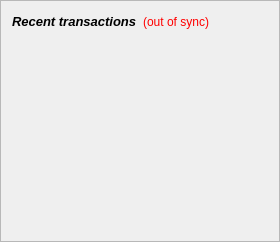
      <widget class="QFrame" name="frame_2">
       <property name="frameShape">
        <enum>QFrame::StyledPanel</enum>
       </property>
       <property name="frameShadow">
        <enum>QFrame::Raised</enum>
       </property>
       <layout class="QVBoxLayout" name="verticalLayout">
        <item>
         <layout class="QHBoxLayout" name="horizontalLayout_2">
          <item>
           <widget class="QLabel" name="label_4">
            <property name="palette">
             <palette>
              <active>
               <colorrole role="WindowText">
                <brush brushstyle="SolidPattern">
                 <color alpha="255">
                  <red>0</red>
                  <green>0</green>
                  <blue>0</blue>
                 </color>
                </brush>
               </colorrole>
               <colorrole role="Button">
                <brush brushstyle="SolidPattern">
                 <color alpha="255">
                  <red>0</red>
                  <green>0</green>
                  <blue>0</blue>
                 </color>
                </brush>
               </colorrole>
               <colorrole role="Light">
                <brush brushstyle="SolidPattern">
                 <color alpha="255">
                  <red>0</red>
                  <green>0</green>
                  <blue>0</blue>
                 </color>
                </brush>
               </colorrole>
               <colorrole role="Midlight">
                <brush brushstyle="SolidPattern">
                 <color alpha="255">
                  <red>0</red>
                  <green>0</green>
                  <blue>0</blue>
                 </color>
                </brush>
               </colorrole>
               <colorrole role="Dark">
                <brush brushstyle="SolidPattern">
                 <color alpha="255">
                  <red>0</red>
                  <green>0</green>
                  <blue>0</blue>
                 </color>
                </brush>
               </colorrole>
               <colorrole role="Mid">
                <brush brushstyle="SolidPattern">
                 <color alpha="255">
                  <red>0</red>
                  <green>0</green>
                  <blue>0</blue>
                 </color>
                </brush>
               </colorrole>
               <colorrole role="Text">
                <brush brushstyle="SolidPattern">
                 <color alpha="255">
                  <red>255</red>
                  <green>255</green>
                  <blue>255</blue>
                 </color>
                </brush>
               </colorrole>
               <colorrole role="BrightText">
                <brush brushstyle="SolidPattern">
                 <color alpha="255">
                  <red>255</red>
                  <green>255</green>
                  <blue>255</blue>
                 </color>
                </brush>
               </colorrole>
               <colorrole role="ButtonText">
                <brush brushstyle="SolidPattern">
                 <color alpha="255">
                  <red>255</red>
                  <green>255</green>
                  <blue>255</blue>
                 </color>
                </brush>
               </colorrole>
               <colorrole role="Base">
                <brush brushstyle="SolidPattern">
                 <color alpha="255">
                  <red>0</red>
                  <green>0</green>
                  <blue>0</blue>
                 </color>
                </brush>
               </colorrole>
               <colorrole role="Window">
                <brush brushstyle="SolidPattern">
                 <color alpha="255">
                  <red>0</red>
                  <green>0</green>
                  <blue>0</blue>
                 </color>
                </brush>
               </colorrole>
               <colorrole role="Shadow">
                <brush brushstyle="SolidPattern">
                 <color alpha="255">
                  <red>0</red>
                  <green>0</green>
                  <blue>0</blue>
                 </color>
                </brush>
               </colorrole>
               <colorrole role="AlternateBase">
                <brush brushstyle="SolidPattern">
                 <color alpha="255">
                  <red>0</red>
                  <green>0</green>
                  <blue>0</blue>
                 </color>
                </brush>
               </colorrole>
               <colorrole role="ToolTipBase">
                <brush brushstyle="SolidPattern">
                 <color alpha="255">
                  <red>255</red>
                  <green>255</green>
                  <blue>220</blue>
                 </color>
                </brush>
               </colorrole>
               <colorrole role="ToolTipText">
                <brush brushstyle="SolidPattern">
                 <color alpha="255">
                  <red>0</red>
                  <green>0</green>
                  <blue>0</blue>
                 </color>
                </brush>
               </colorrole>
              </active>
              <inactive>
               <colorrole role="WindowText">
                <brush brushstyle="SolidPattern">
                 <color alpha="255">
                  <red>0</red>
                  <green>0</green>
                  <blue>0</blue>
                 </color>
                </brush>
               </colorrole>
               <colorrole role="Button">
                <brush brushstyle="SolidPattern">
                 <color alpha="255">
                  <red>0</red>
                  <green>0</green>
                  <blue>0</blue>
                 </color>
                </brush>
               </colorrole>
               <colorrole role="Light">
                <brush brushstyle="SolidPattern">
                 <color alpha="255">
                  <red>0</red>
                  <green>0</green>
                  <blue>0</blue>
                 </color>
                </brush>
               </colorrole>
               <colorrole role="Midlight">
                <brush brushstyle="SolidPattern">
                 <color alpha="255">
                  <red>0</red>
                  <green>0</green>
                  <blue>0</blue>
                 </color>
                </brush>
               </colorrole>
               <colorrole role="Dark">
                <brush brushstyle="SolidPattern">
                 <color alpha="255">
                  <red>0</red>
                  <green>0</green>
                  <blue>0</blue>
                 </color>
                </brush>
               </colorrole>
               <colorrole role="Mid">
                <brush brushstyle="SolidPattern">
                 <color alpha="255">
                  <red>0</red>
                  <green>0</green>
                  <blue>0</blue>
                 </color>
                </brush>
               </colorrole>
               <colorrole role="Text">
                <brush brushstyle="SolidPattern">
                 <color alpha="255">
                  <red>255</red>
                  <green>255</green>
                  <blue>255</blue>
                 </color>
                </brush>
               </colorrole>
               <colorrole role="BrightText">
                <brush brushstyle="SolidPattern">
                 <color alpha="255">
                  <red>255</red>
                  <green>255</green>
                  <blue>255</blue>
                 </color>
                </brush>
               </colorrole>
               <colorrole role="ButtonText">
                <brush brushstyle="SolidPattern">
                 <color alpha="255">
                  <red>255</red>
                  <green>255</green>
                  <blue>255</blue>
                 </color>
                </brush>
               </colorrole>
               <colorrole role="Base">
                <brush brushstyle="SolidPattern">
                 <color alpha="255">
                  <red>0</red>
                  <green>0</green>
                  <blue>0</blue>
                 </color>
                </brush>
               </colorrole>
               <colorrole role="Window">
                <brush brushstyle="SolidPattern">
                 <color alpha="255">
                  <red>0</red>
                  <green>0</green>
                  <blue>0</blue>
                 </color>
                </brush>
               </colorrole>
               <colorrole role="Shadow">
                <brush brushstyle="SolidPattern">
                 <color alpha="255">
                  <red>0</red>
                  <green>0</green>
                  <blue>0</blue>
                 </color>
                </brush>
               </colorrole>
               <colorrole role="AlternateBase">
                <brush brushstyle="SolidPattern">
                 <color alpha="255">
                  <red>0</red>
                  <green>0</green>
                  <blue>0</blue>
                 </color>
                </brush>
               </colorrole>
               <colorrole role="ToolTipBase">
                <brush brushstyle="SolidPattern">
                 <color alpha="255">
                  <red>255</red>
                  <green>255</green>
                  <blue>220</blue>
                 </color>
                </brush>
               </colorrole>
               <colorrole role="ToolTipText">
                <brush brushstyle="SolidPattern">
                 <color alpha="255">
                  <red>0</red>
                  <green>0</green>
                  <blue>0</blue>
                 </color>
                </brush>
               </colorrole>
              </inactive>
              <disabled>
               <colorrole role="WindowText">
                <brush brushstyle="SolidPattern">
                 <color alpha="255">
                  <red>0</red>
                  <green>0</green>
                  <blue>0</blue>
                 </color>
                </brush>
               </colorrole>
               <colorrole role="Button">
                <brush brushstyle="SolidPattern">
                 <color alpha="255">
                  <red>0</red>
                  <green>0</green>
                  <blue>0</blue>
                 </color>
                </brush>
               </colorrole>
               <colorrole role="Light">
                <brush brushstyle="SolidPattern">
                 <color alpha="255">
                  <red>0</red>
                  <green>0</green>
                  <blue>0</blue>
                 </color>
                </brush>
               </colorrole>
               <colorrole role="Midlight">
                <brush brushstyle="SolidPattern">
                 <color alpha="255">
                  <red>0</red>
                  <green>0</green>
                  <blue>0</blue>
                 </color>
                </brush>
               </colorrole>
               <colorrole role="Dark">
                <brush brushstyle="SolidPattern">
                 <color alpha="255">
                  <red>0</red>
                  <green>0</green>
                  <blue>0</blue>
                 </color>
                </brush>
               </colorrole>
               <colorrole role="Mid">
                <brush brushstyle="SolidPattern">
                 <color alpha="255">
                  <red>0</red>
                  <green>0</green>
                  <blue>0</blue>
                 </color>
                </brush>
               </colorrole>
               <colorrole role="Text">
                <brush brushstyle="SolidPattern">
                 <color alpha="255">
                  <red>0</red>
                  <green>0</green>
                  <blue>0</blue>
                 </color>
                </brush>
               </colorrole>
               <colorrole role="BrightText">
                <brush brushstyle="SolidPattern">
                 <color alpha="255">
                  <red>255</red>
                  <green>255</green>
                  <blue>255</blue>
                 </color>
                </brush>
               </colorrole>
               <colorrole role="ButtonText">
                <brush brushstyle="SolidPattern">
                 <color alpha="255">
                  <red>0</red>
                  <green>0</green>
                  <blue>0</blue>
                 </color>
                </brush>
               </colorrole>
               <colorrole role="Base">
                <brush brushstyle="SolidPattern">
                 <color alpha="255">
                  <red>0</red>
                  <green>0</green>
                  <blue>0</blue>
                 </color>
                </brush>
               </colorrole>
               <colorrole role="Window">
                <brush brushstyle="SolidPattern">
                 <color alpha="255">
                  <red>0</red>
                  <green>0</green>
                  <blue>0</blue>
                 </color>
                </brush>
               </colorrole>
               <colorrole role="Shadow">
                <brush brushstyle="SolidPattern">
                 <color alpha="255">
                  <red>0</red>
                  <green>0</green>
                  <blue>0</blue>
                 </color>
                </brush>
               </colorrole>
               <colorrole role="AlternateBase">
                <brush brushstyle="SolidPattern">
                 <color alpha="255">
                  <red>0</red>
                  <green>0</green>
                  <blue>0</blue>
                 </color>
                </brush>
               </colorrole>
               <colorrole role="ToolTipBase">
                <brush brushstyle="SolidPattern">
                 <color alpha="255">
                  <red>255</red>
                  <green>255</green>
                  <blue>220</blue>
                 </color>
                </brush>
               </colorrole>
               <colorrole role="ToolTipText">
                <brush brushstyle="SolidPattern">
                 <color alpha="255">
                  <red>0</red>
                  <green>0</green>
                  <blue>0</blue>
                 </color>
                </brush>
               </colorrole>
              </disabled>
             </palette>
            </property>
            <property name="font">
             <font>
              <pointsize>10</pointsize>
              <italic>true</italic>
             </font>
            </property>
            <property name="text">
             <string>&lt;b&gt;Recent transactions&lt;/b&gt;</string>
            </property>
           </widget>
          </item>
          <item>
           <widget class="QLabel" name="labelTransactionsStatus">
            <property name="toolTip">
             <string>The displayed information may be out of date. Your wallet automatically synchronizes with the Peepcoin network after a connection is established, but this process has not completed yet.</string>
            </property>
            <property name="styleSheet">
             <string notr="true">QLabel { color: red; }</string>
            </property>
            <property name="text">
             <string notr="true">(out of sync)</string>
            </property>
            <property name="alignment">
             <set>Qt::AlignRight|Qt::AlignTrailing|Qt::AlignVCenter</set>
            </property>
           </widget>
          </item>
          <item>
           <spacer name="horizontalSpacer">
            <property name="orientation">
             <enum>Qt::Horizontal</enum>
            </property>
            <property name="sizeHint" stdset="0">
             <size>
              <width>40</width>
              <height>20</height>
             </size>
            </property>
           </spacer>
          </item>
         </layout>
        </item>
        <item>
         <widget class="QListView" name="listTransactions">
          <property name="palette">
           <palette>
            <active>
             <colorrole role="WindowText">
              <brush brushstyle="SolidPattern">
               <color alpha="255">
                <red>0</red>
                <green>0</green>
                <blue>0</blue>
               </color>
              </brush>
             </colorrole>
             <colorrole role="Button">
              <brush brushstyle="SolidPattern">
               <color alpha="0">
                <red>0</red>
                <green>0</green>
                <blue>0</blue>
               </color>
              </brush>
             </colorrole>
             <colorrole role="Light">
              <brush brushstyle="SolidPattern">
               <color alpha="255">
                <red>0</red>
                <green>0</green>
                <blue>0</blue>
               </color>
              </brush>
             </colorrole>
             <colorrole role="Midlight">
              <brush brushstyle="SolidPattern">
               <color alpha="255">
                <red>0</red>
                <green>0</green>
                <blue>0</blue>
               </color>
              </brush>
             </colorrole>
             <colorrole role="Dark">
              <brush brushstyle="SolidPattern">
               <color alpha="255">
                <red>0</red>
                <green>0</green>
                <blue>0</blue>
               </color>
              </brush>
             </colorrole>
             <colorrole role="Mid">
              <brush brushstyle="SolidPattern">
               <color alpha="255">
                <red>0</red>
                <green>0</green>
                <blue>0</blue>
               </color>
              </brush>
             </colorrole>
             <colorrole role="Text">
              <brush brushstyle="SolidPattern">
               <color alpha="255">
                <red>0</red>
                <green>0</green>
                <blue>0</blue>
               </color>
              </brush>
             </colorrole>
             <colorrole role="BrightText">
              <brush brushstyle="SolidPattern">
               <color alpha="255">
                <red>0</red>
                <green>0</green>
                <blue>0</blue>
               </color>
              </brush>
             </colorrole>
             <colorrole role="ButtonText">
              <brush brushstyle="SolidPattern">
               <color alpha="255">
                <red>0</red>
                <green>0</green>
                <blue>0</blue>
               </color>
              </brush>
             </colorrole>
             <colorrole role="Base">
              <brush brushstyle="NoBrush">
               <color alpha="255">
                <red>0</red>
                <green>0</green>
                <blue>0</blue>
               </color>
              </brush>
             </colorrole>
             <colorrole role="Window">
              <brush brushstyle="SolidPattern">
               <color alpha="0">
                <red>0</red>
                <green>0</green>
                <blue>0</blue>
               </color>
              </brush>
             </colorrole>
             <colorrole role="Shadow">
              <brush brushstyle="SolidPattern">
               <color alpha="255">
                <red>0</red>
                <green>0</green>
                <blue>0</blue>
               </color>
              </brush>
             </colorrole>
             <colorrole role="HighlightedText">
              <brush brushstyle="SolidPattern">
               <color alpha="255">
                <red>0</red>
                <green>0</green>
                <blue>0</blue>
               </color>
              </brush>
             </colorrole>
             <colorrole role="AlternateBase">
              <brush brushstyle="SolidPattern">
               <color alpha="255">
                <red>0</red>
                <green>0</green>
                <blue>0</blue>
               </color>
              </brush>
             </colorrole>
            </active>
            <inactive>
             <colorrole role="WindowText">
              <brush brushstyle="SolidPattern">
               <color alpha="255">
                <red>0</red>
                <green>0</green>
                <blue>0</blue>
               </color>
              </brush>
             </colorrole>
             <colorrole role="Button">
              <brush brushstyle="SolidPattern">
               <color alpha="0">
                <red>0</red>
                <green>0</green>
                <blue>0</blue>
               </color>
              </brush>
             </colorrole>
             <colorrole role="Light">
              <brush brushstyle="SolidPattern">
               <color alpha="255">
                <red>0</red>
                <green>0</green>
                <blue>0</blue>
               </color>
              </brush>
             </colorrole>
             <colorrole role="Midlight">
              <brush brushstyle="SolidPattern">
               <color alpha="255">
                <red>0</red>
                <green>0</green>
                <blue>0</blue>
               </color>
              </brush>
             </colorrole>
             <colorrole role="Dark">
              <brush brushstyle="SolidPattern">
               <color alpha="255">
                <red>0</red>
                <green>0</green>
                <blue>0</blue>
               </color>
              </brush>
             </colorrole>
             <colorrole role="Mid">
              <brush brushstyle="SolidPattern">
               <color alpha="255">
                <red>0</red>
                <green>0</green>
                <blue>0</blue>
               </color>
              </brush>
             </colorrole>
             <colorrole role="Text">
              <brush brushstyle="SolidPattern">
               <color alpha="255">
                <red>0</red>
                <green>0</green>
                <blue>0</blue>
               </color>
              </brush>
             </colorrole>
             <colorrole role="BrightText">
              <brush brushstyle="SolidPattern">
               <color alpha="255">
                <red>0</red>
                <green>0</green>
                <blue>0</blue>
               </color>
              </brush>
             </colorrole>
             <colorrole role="ButtonText">
              <brush brushstyle="SolidPattern">
               <color alpha="255">
                <red>0</red>
                <green>0</green>
                <blue>0</blue>
               </color>
              </brush>
             </colorrole>
             <colorrole role="Base">
              <brush brushstyle="NoBrush">
               <color alpha="255">
                <red>0</red>
                <green>0</green>
                <blue>0</blue>
               </color>
              </brush>
             </colorrole>
             <colorrole role="Window">
              <brush brushstyle="SolidPattern">
               <color alpha="0">
                <red>0</red>
                <green>0</green>
                <blue>0</blue>
               </color>
              </brush>
             </colorrole>
             <colorrole role="Shadow">
              <brush brushstyle="SolidPattern">
               <color alpha="255">
                <red>0</red>
                <green>0</green>
                <blue>0</blue>
               </color>
              </brush>
             </colorrole>
             <colorrole role="HighlightedText">
              <brush brushstyle="SolidPattern">
               <color alpha="255">
                <red>0</red>
                <green>0</green>
                <blue>0</blue>
               </color>
              </brush>
             </colorrole>
             <colorrole role="AlternateBase">
              <brush brushstyle="SolidPattern">
               <color alpha="255">
                <red>0</red>
                <green>0</green>
                <blue>0</blue>
               </color>
              </brush>
             </colorrole>
            </inactive>
            <disabled>
             <colorrole role="WindowText">
              <brush brushstyle="SolidPattern">
               <color alpha="255">
                <red>0</red>
                <green>0</green>
                <blue>0</blue>
               </color>
              </brush>
             </colorrole>
             <colorrole role="Button">
              <brush brushstyle="SolidPattern">
               <color alpha="0">
                <red>0</red>
                <green>0</green>
                <blue>0</blue>
               </color>
              </brush>
             </colorrole>
             <colorrole role="Light">
              <brush brushstyle="SolidPattern">
               <color alpha="255">
                <red>0</red>
                <green>0</green>
                <blue>0</blue>
               </color>
              </brush>
             </colorrole>
             <colorrole role="Midlight">
              <brush brushstyle="SolidPattern">
               <color alpha="255">
                <red>0</red>
                <green>0</green>
                <blue>0</blue>
               </color>
              </brush>
             </colorrole>
             <colorrole role="Dark">
              <brush brushstyle="SolidPattern">
               <color alpha="255">
                <red>0</red>
                <green>0</green>
                <blue>0</blue>
               </color>
              </brush>
             </colorrole>
             <colorrole role="Mid">
              <brush brushstyle="SolidPattern">
               <color alpha="255">
                <red>0</red>
                <green>0</green>
                <blue>0</blue>
               </color>
              </brush>
             </colorrole>
             <colorrole role="Text">
              <brush brushstyle="SolidPattern">
               <color alpha="255">
                <red>0</red>
                <green>0</green>
                <blue>0</blue>
               </color>
              </brush>
             </colorrole>
             <colorrole role="BrightText">
              <brush brushstyle="SolidPattern">
               <color alpha="255">
                <red>0</red>
                <green>0</green>
                <blue>0</blue>
               </color>
              </brush>
             </colorrole>
             <colorrole role="ButtonText">
              <brush brushstyle="SolidPattern">
               <color alpha="255">
                <red>0</red>
                <green>0</green>
                <blue>0</blue>
               </color>
              </brush>
             </colorrole>
             <colorrole role="Base">
              <brush brushstyle="NoBrush">
               <color alpha="255">
                <red>0</red>
                <green>0</green>
                <blue>0</blue>
               </color>
              </brush>
             </colorrole>
             <colorrole role="Window">
              <brush brushstyle="SolidPattern">
               <color alpha="0">
                <red>0</red>
                <green>0</green>
                <blue>0</blue>
               </color>
              </brush>
             </colorrole>
             <colorrole role="Shadow">
              <brush brushstyle="SolidPattern">
               <color alpha="255">
                <red>0</red>
                <green>0</green>
                <blue>0</blue>
               </color>
              </brush>
             </colorrole>
             <colorrole role="HighlightedText">
              <brush brushstyle="SolidPattern">
               <color alpha="255">
                <red>0</red>
                <green>0</green>
                <blue>0</blue>
               </color>
              </brush>
             </colorrole>
             <colorrole role="AlternateBase">
              <brush brushstyle="SolidPattern">
               <color alpha="255">
                <red>0</red>
                <green>0</green>
                <blue>0</blue>
               </color>
              </brush>
             </colorrole>
            </disabled>
           </palette>
          </property>
          <property name="font">
           <font>
            <weight>75</weight>
            <bold>true</bold>
           </font>
          </property>
          <property name="styleSheet">
           <string notr="true">QListView { background: transparent; }</string>
          </property>
          <property name="frameShape">
           <enum>QFrame::NoFrame</enum>
          </property>
          <property name="verticalScrollBarPolicy">
           <enum>Qt::ScrollBarAlwaysOff</enum>
          </property>
          <property name="horizontalScrollBarPolicy">
           <enum>Qt::ScrollBarAlwaysOff</enum>
          </property>
          <property name="selectionMode">
           <enum>QAbstractItemView::NoSelection</enum>
          </property>
         </widget>
        </item>
       </layout>
      </widget>
